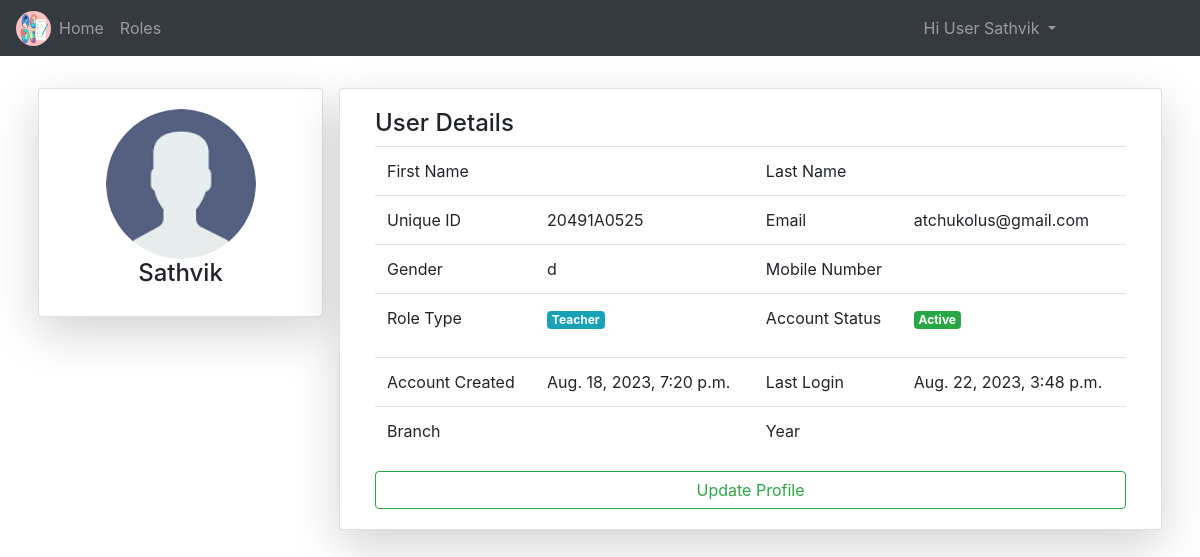
/pfle/ (signed in), run on an earlier commit of the app's database.
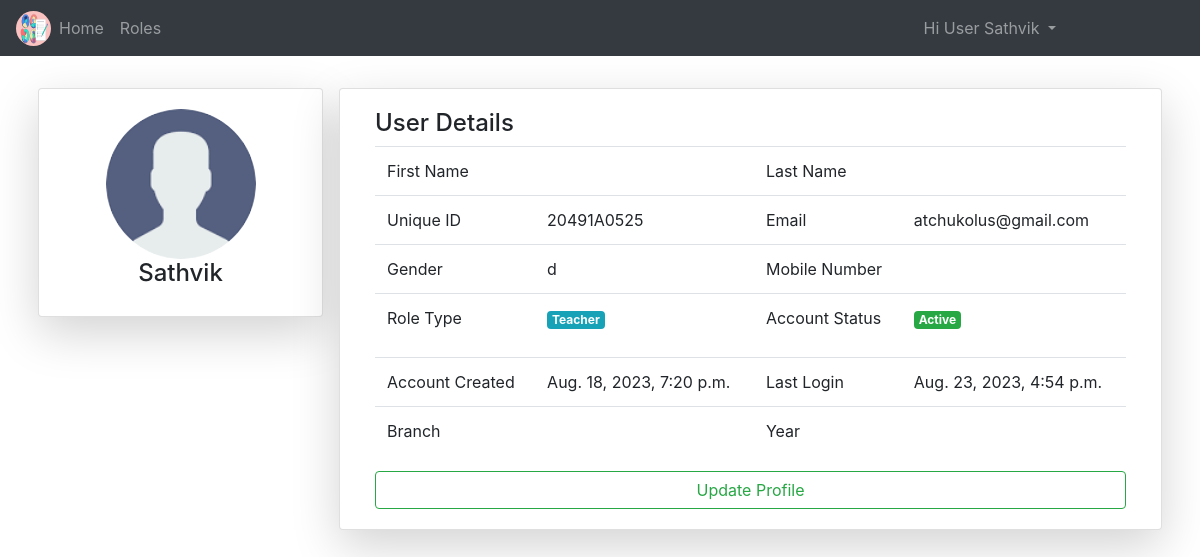
And on a later commit of the database.
### NotesApp/models.py (models this page shows)
class User(AbstractUser):
	v = [
		('d','Select Your gender'),
		('M','Male'),
		('F','Female'),
	]
	p = [
		('G','Guest'),
		('T','Teacher'),
		('S','Student'),
	]
	gd = models.CharField(choices=v,default='d',max_length=5)
	mb = models.CharField(max_length=11)
	uq = models.CharField(max_length=10)
	role = models.CharField(choices=p,default='G',max_length=5)
	is_teacher = models.BooleanField(default=False)
	is_student = models.BooleanField(default=False)
	pfimg = models.ImageField(upload_to='Profiles/',default='demoprofile.png')

### NotesApp/views.py (the view)
# urls.py: path('pfle/',views.profile,name="pf"),
def profile(request):
	return render(request,'notehtmls/profile.html')

### templates/notehtmls/profile.html (shortened to what this page needs)
{% extends 'notehtmls/base.html' %}
{% block content %}
<div class="container mt-4">
	<div class="row">
		<div class="card col-md-3 shadow-lg h-100 m-2">
			<div class="card-body text-center">
				<img src="{{request.user.pfimg.url}}" class="rounded-circle" height="150px" width="150px">
				<h4>{{request.user.username}}</h4>
			</div>
		</div>
		<div class="card col-md shadow-lg h-100 m-2">
			<div class="card-body">
				<h4>User Details</h4>
				<table class="table">
					<tr>
						<td>First Name</td>
						<td>{{request.user.first_name}}</td>
						<td>Last Name</td>
						<td>{{request.user.last_name}}</td>
					</tr>
					<tr>
						<td>Unique ID</td>
						<td>{{request.user.uq}}</td>
						<td>Email</td>
						<td>{{request.user.email}}</td>
					</tr>
					<tr>
						<td>Gender</td>
						<td>{{request.user.gd}}</td>
						<td>Mobile Number</td>
						<td>{{request.user.mb}}</td>
					</tr>
					<tr>
						<td>Role Type</td>
						<td>
							{% if request.user.role == 'G' %}
								<p class="badge badge-warning">Guest</p>
							{% elif request.user.role == 'T' %}
								<p class="badge badge-info">Teacher</p>
							{% else %}
								<p class="badge badge-success">Student</p>
							{% endif %}
						</td>
						<td>Account Status</td>
						<td>
							{% if request.user.is_active %}
								<p class="badge badge-success">Active</p>
							{% else %}
								<p class="badge badge-danger">In-Active</p>
							{% endif %}
						</td>
					</tr>
					<tr>
						<td>Account Created</td>
						<td>{{request.user.date_joined}}</td>
						<td>Last Login</td>
						<td>{{request.user.last_login}}</td>
					</tr>
					{% if request.user.is_teacher == 1 %}
					<tr>
						<td>Branch</td>
						<td>{{request.user.tprofile.branch}}</td>
						<td>Subject</td>
						<td>{{request.user.tprofile.subjects}}</td>
					</tr>
					{% else %}
					<tr>
						<td>Branch</td>
						<td>{{request.user.sprofile.branch}}</td>
						<td>Year</td>
						<td>{{request.user.sprofile.year}}</td>
					</tr>
					{% endif %}
				</table>
				<a href="{% url 'uppfle' %}" class="btn btn-block btn-outline-success">Update Profile</a>
			</div>
		</div>
	</div>
</div>
{% endblock %}

### templates/notehtmls/navbar.html (shortened to what this page needs)
{% load static %}
<nav class="navbar navbar-expand-md bg-dark navbar-dark">
    <img src="{% static 'images/icons/logo.png' %}" class="rounded-circle" height="35px" width="35px">
    <div class="collapse navbar-collapse" id="collapsibleNavbar">
      <ul class="navbar-nav">
        {% if not user.is_authenticated %}
        <li class="nav-item">
          <a class="nav-link {% if request.path == '/' %}active{% endif %}" href="{% url 'hm' %}">Home</a>
        </li>
        <li class="nav-item">
          <a class="nav-link {% if request.path == '/abt/' %}active{% endif %}" href="{% url 'ab' %}">About</a>
        </li>
        <li class="nav-item">
          <a class="nav-link {% if request.path == '/cnt/' %}active{% endif %}" href="{% url 'ct' %}">Contact</a>
        </li>
        <li class="nav-item">
          <a class="nav-link {% if request.path == '/reg/' %}active{% endif %}" href="{% url 'rg' %}">Register</a>
        </li>
        {% else %}
        <li class="nav-item">
          <a class="nav-link {% if request.path == '/' %}active{% endif %}" href="{% url 'hm' %}">Home</a>
        </li>
        {% if user.is_superuser %}
        <li class="nav-item">
          <a class="nav-link {% if request.path == '/roles/' %}active{% endif %}" href="{% url 'role' %}">Roles</a>
        </li>
        {% elif user.role == 'T' and user.is_teacher == 1 %}
        <li class="nav-item">
          <a class="nav-link" href="">Notes</a>
        </li>
        {% elif user.role == 'S' and user.is_student == 1 %}
        <li class="nav-item">
          <a class="nav-link" href="">View Notes</a>
        </li>
        {% else %}
        <li class="nav-item">
          <a class="nav-link" href="">Access Denied</a>
        </li>
        {% endif %}
        {% endif %}
      </ul>
      <ul class="navbar-nav ml-auto" style="margin-right: 120px;">
        {% if not user.is_authenticated %}
        <li class="nav-item">
          <a class="nav-link {% if request.path == '/login/' %}active{% endif %}" href="{% url 'lg' %}">Login</a>
        </li>
        {% else %}
        <div class="dropdown" style="cursor: pointer;">
          <a class="dropdown-toggle nav-link" data-toggle="dropdown">
            Hi User {{request.user.username}}
          </a>
        </div>
        {% endif %}
      </ul>
    </div>
</nav>

What changed in the data, as far as the page shows it:
changed User "Sathvik": user.last_login "Aug. 22, 2023, 3:48 p.m." → "Aug. 23, 2023, 4:54 p.m."
